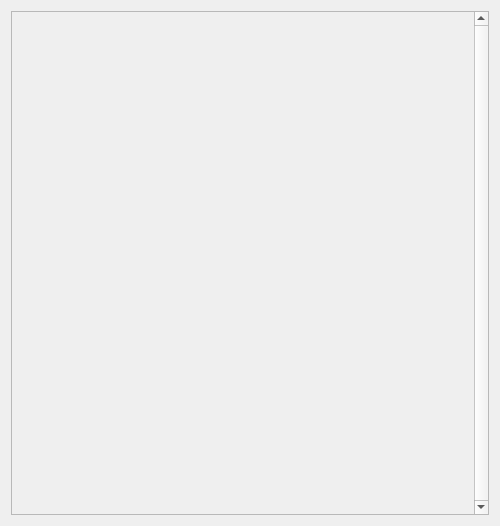
<?xml version="1.0" encoding="UTF-8"?>
<ui version="4.0">
 <class>kappaleTableWidget</class>
 <widget class="QWidget" name="kappaleTableWidget">
  <property name="geometry">
   <rect>
    <x>0</x>
    <y>0</y>
    <width>500</width>
    <height>526</height>
   </rect>
  </property>
  <property name="sizePolicy">
   <sizepolicy hsizetype="Expanding" vsizetype="Expanding">
    <horstretch>0</horstretch>
    <verstretch>0</verstretch>
   </sizepolicy>
  </property>
  <property name="minimumSize">
   <size>
    <width>450</width>
    <height>200</height>
   </size>
  </property>
  <property name="windowTitle">
   <string>Form</string>
  </property>
  <layout class="QVBoxLayout" name="verticalLayout">
   <item>
    <widget class="QScrollArea" name="scrollArea">
     <property name="sizePolicy">
      <sizepolicy hsizetype="Expanding" vsizetype="Expanding">
       <horstretch>0</horstretch>
       <verstretch>4</verstretch>
      </sizepolicy>
     </property>
     <property name="lineWidth">
      <number>0</number>
     </property>
     <property name="verticalScrollBarPolicy">
      <enum>Qt::ScrollBarAlwaysOn</enum>
     </property>
     <property name="sizeAdjustPolicy">
      <enum>QAbstractScrollArea::AdjustToContentsOnFirstShow</enum>
     </property>
     <property name="widgetResizable">
      <bool>true</bool>
     </property>
     <widget class="QWidget" name="scrollAreaWidgetContents">
      <property name="geometry">
       <rect>
        <x>0</x>
        <y>0</y>
        <width>474</width>
        <height>500</height>
       </rect>
      </property>
     </widget>
    </widget>
   </item>
  </layout>
 </widget>
 <resources/>
 <connections/>
</ui>
